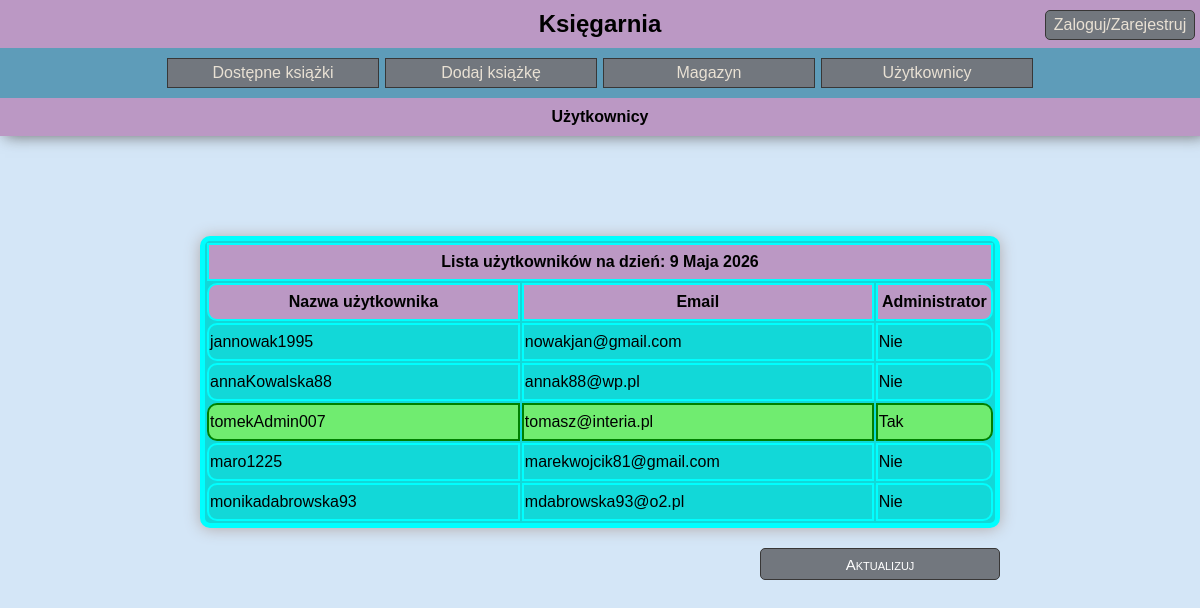
Screenshot of /15.05/users.php with the database file from the repository.
### tables this page shows
CREATE TABLE users (
    id int NOT NULL PRIMARY KEY AUTO_INCREMENT,
    user_name varchar(50) NOT NULL,
    email varchar(100) NOT NULL, 
    password varchar(50) NOT NULL,
    is_admin boolean NOT NULL
);

### 15.05/DB_manager.php (called while the page is built, shortened)
<?php
    function getDataFromDB($query){
        try {
            $connDB = new mysqli($GLOBALS["host"], $GLOBALS["username"], $GLOBALS["password"], $GLOBALS["dbname"], $GLOBALS["dbport"]);
            $result = $connDB -> query($query);
            return $result;
        }
        catch (mysqli_sql_exception $e) {
            return "error";
        }
    }
?>

### 15.05/users.php (the view, shortened to what this page needs)
<!DOCTYPE html>
<html lang="pl">
<head>
    <link rel="stylesheet" href="style.css">
</head>
<body>
    <header class="head-container">
        <h2 class="page-title">
            Księgarnia
            <a href="login.php" class="login-button">Zaloguj/Zarejestruj</a>
        </h2>
        <nav>
            <a href="index.php">Dostępne książki </a>
            <a href="add_book.php">Dodaj książkę </a>
            <a href="store.php">Magazyn</a>
            <a href="users.php">Użytkownicy</a>
        </nav>
        <h2 class="subpage-title">Użytkownicy</h2>
    </header>
    <main>
        <div class="store-container">
                <?php
                    include "DB_manager.php";
                    include "DB_queries.php";
                    $usersDataFromDB = getDataFromDB($GET_USERS_QUERY);
                    if($usersDataFromDB == "error"){
                        connectionErrorHandler();
                    }else{
                        echo "<table class='store'>";
                        echo "<tr>";
                        echo "<th class='store-header' colspan='4'>Lista użytkowników na dzień: <span id='currentDate'></span></th>";
                        echo "</tr>";
                        echo "<tr>";
                        echo "<th class='username-column'>Nazwa użytkownika</th>";
                        echo "<th class='email-column'>Email</th>";
                        echo "<th class='admin-column'>Administrator</th>";
                        echo "</tr>";
                        foreach($usersDataFromDB as $userData){
                            echo "<tr>";
                                $isAdminClass = "";
                                $isAdmin = "Nie";
                                if($userData["is_admin"] == 1){
                                    $isAdminClass = "admin-cell";
                                    $isAdmin = "Tak";
                                }
                                echo "<td class='$isAdminClass'>{$userData['user_name']}</td>";
                                echo "<td class='$isAdminClass'>{$userData['email']}</td>";
                                echo "<td class='$isAdminClass'>{$isAdmin}</td>";
                            echo "</tr>";
                        }
                        echo "</table>";
                        echo "<div class='store-operations'>";
                        echo "<button class='update-store-button operation-button' onclick='window.location.reload()'>Aktualizuj</button>";
                        echo "</div>";
                    }
                ?>
        </div>
    </main>
</body>
</html>

### 15.05/style.css (style rules this page uses)
* { font-family: Arial, Helvetica, sans-serif; }
:root { --dark-bg-color: rgb(94, 156, 185); --article-bg-color: rgb(18, 216, 216); --header-bg-color: rgb(187, 152, 196); --light-bg-color: rgb(212, 230, 247); --main-button-color: rgb(114, 119, 126); --main-button-border: solid 1.5px rgb(56, 55, 55); --thick-light-border: 5px solid aqua; --thin-light-border: 2px solid aqua; --main-box-shadow: 0px 1px 15px rgb(179, 170, 170); --unavailable-bg-color: rgb(177, 177, 177); --unavailable-border-color: rgb(146, 158, 158); }
body { margin: 0; width: 100%; height: 100%; box-sizing: border-box; background-color: var(--light-bg-color); }
.head-container { padding: 0; position: sticky; top: 0; box-shadow: 5px 0 15px dimgray; font-weight: normal; }
header { padding: 10px; text-align: center; background-color: var(--header-bg-color); font-weight: 600; }
h2 { position: relative; margin: 0; padding: 10px; text-align: center; background-color: var(--header-bg-color); font-weight: 600; font-size: 1rem; }
.page-title { font-size: 1.5rem; }
.login-button { box-sizing: border-box; position: absolute; right: 5px; font-size: 1rem; width: 150px; padding: 5px; text-align: center; text-decoration: none; color: rgb(233, 225, 212); font-weight: 100; transition: ease .5s; border: var(--main-button-border); background-color: var(--main-button-color); border-radius: 5px; }
nav { padding: 10px; display: flex; justify-content: center; background-color: var(--dark-bg-color); }
nav a { color: rgb(233, 225, 212); text-decoration: none; margin-left: 3px; margin-right: 3px; background-color: var(--main-button-color); width: 200px; text-align: center; padding: 5px; border: var(--main-button-border); transition: ease .5s; }
main { background-color: rgb(212, 230, 247); margin-bottom: 30px }
.operation-button { width: 30%; height: 2rem; background-color: var(--main-button-color); color: white; border: var(--main-button-border); transition: .5s ease; border-radius: 5px; font-size: 15px; font-variant: small-caps; cursor: pointer; }
.store-container { width: 100%; display: flex; flex-direction: column; align-items: center; }
.store { margin-top: 100px; background-color: var(--article-bg-color); border: var(--thick-light-border); width: 800px; box-shadow: var(--main-box-shadow); border-radius: 10px; }
.store td, .store th { border: var(--thin-light-border); background-color: var(--article-bg-color); height: 2rem; }
.store tr:not(:first-child) td:first-child, .store tr:not(:first-child) th:first-child { border-radius: 10px 0 0 10px; }
.store tr:not(:first-child) td:last-child, .store tr:not(:first-child) th:last-child { border-radius: 0 10px 10px 0; }
.store th { background-color: var(--header-bg-color); }
.store-operations { display: flex; width: 800px; margin-top: 20px; justify-content: flex-end; }
.username-column { width: 40%; text-align: center; }
.email-column { width: 45%; text-align: center; }
.admin-column { width: 15%; text-align: center; }
td.admin-cell { background-color: rgb(112, 236, 112); border: solid 2px green; }

### rows the page displays
users: user_name "jannowak1995", email "nowakjan@gmail.com", isAdmin "Nie"
users: user_name "annaKowalska88", email "annak88@wp.pl", isAdmin "Nie"
users: user_name "tomekAdmin007", email "tomasz@interia.pl", is_admin "Tak"
users: user_name "maro1225", email "marekwojcik81@gmail.com", isAdmin "Nie"
users: user_name "monikadabrowska93", email "mdabrowska93@o2.pl", isAdmin "Nie"
